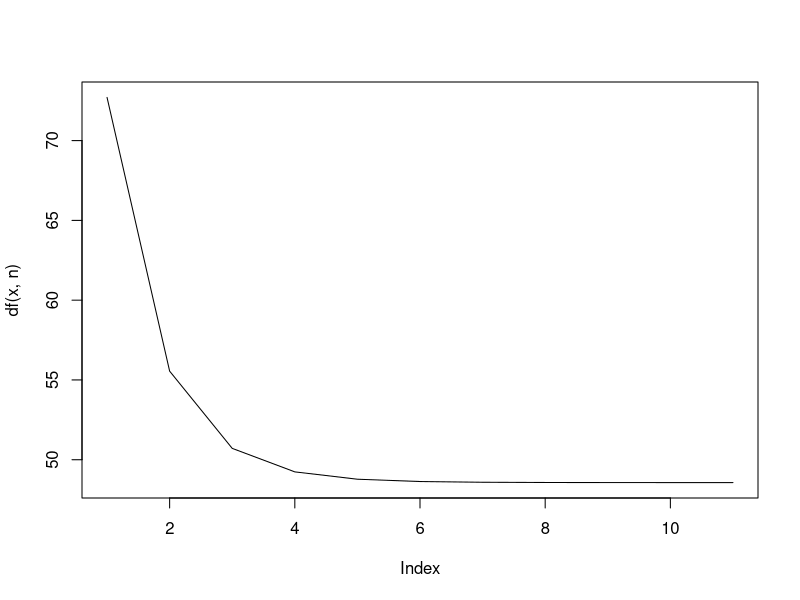

Recreate this plot in R.
#
# Project: r-examples (github.com/garciparedes/r-examples)
# Author: Sergio García Prado (garciparedes.me)
# Date: 2017-12
# Title: Derivative limit convergence on R
#

f <- function(x) {
  3 * x ^ 3 + pi * x ^ 2 + 1 / 2 
}

x <- 2
n <- seq(0, 5, 0.5)

df <- function(x, n = 100) {
  (f(x + 10 ^ - n) - f(x)) / 10 ^ - n
}

df(x, n)


plot(df(x, n), type = "l")
